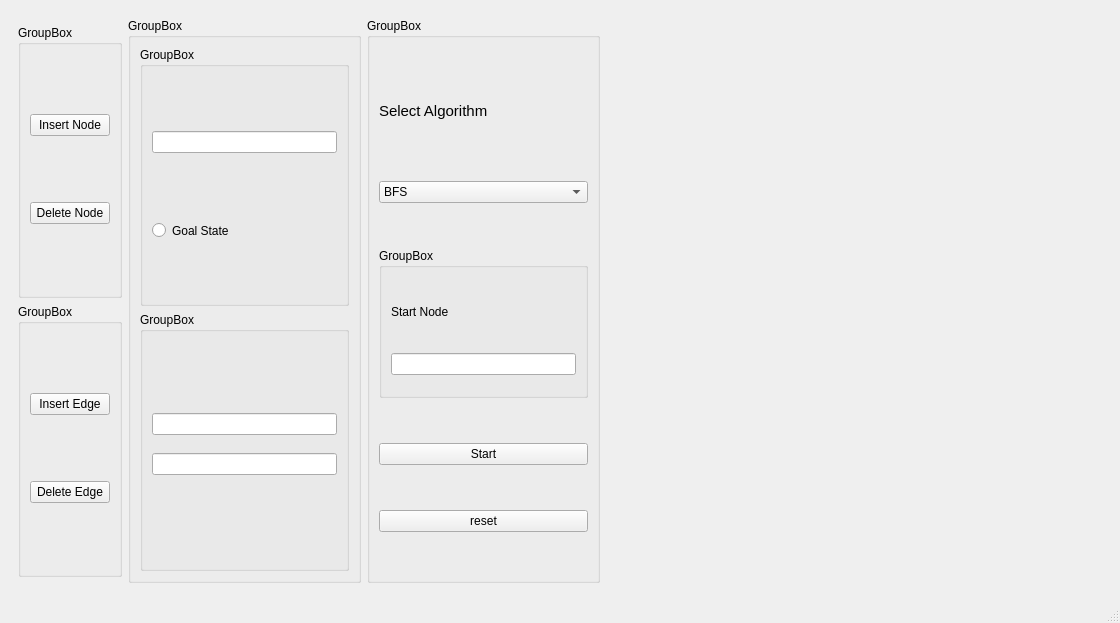
<?xml version="1.0" encoding="UTF-8"?>
<ui version="4.0">
 <class>MainWindow</class>
 <widget class="QMainWindow" name="MainWindow">
  <property name="geometry">
   <rect>
    <x>0</x>
    <y>0</y>
    <width>1120</width>
    <height>623</height>
   </rect>
  </property>
  <property name="windowTitle">
   <string>MainWindow</string>
  </property>
  <property name="styleSheet">
   <string notr="true"/>
  </property>
  <widget class="QWidget" name="centralwidget">
   <layout class="QHBoxLayout" name="horizontalLayout">
    <item>
     <widget class="QWidget" name="widget" native="true">
      <property name="maximumSize">
       <size>
        <width>600</width>
        <height>1200</height>
       </size>
      </property>
      <layout class="QHBoxLayout" name="horizontalLayout_2">
       <item>
        <layout class="QVBoxLayout" name="verticalLayout">
         <property name="leftMargin">
          <number>0</number>
         </property>
         <property name="topMargin">
          <number>7</number>
         </property>
         <property name="bottomMargin">
          <number>6</number>
         </property>
         <item>
          <widget class="QGroupBox" name="groupBox_4">
           <property name="styleSheet">
            <string notr="true">border-color: rgba(255, 255, 255, 0);</string>
           </property>
           <property name="title">
            <string>GroupBox</string>
           </property>
           <layout class="QVBoxLayout" name="verticalLayout_4">
            <item>
             <widget class="QPushButton" name="InsertNode">
              <property name="text">
               <string>Insert Node</string>
              </property>
             </widget>
            </item>
            <item>
             <widget class="QPushButton" name="DeleteNode">
              <property name="text">
               <string>Delete Node</string>
              </property>
             </widget>
            </item>
           </layout>
          </widget>
         </item>
         <item>
          <widget class="QGroupBox" name="groupBox_5">
           <property name="title">
            <string>GroupBox</string>
           </property>
           <layout class="QVBoxLayout" name="verticalLayout_5">
            <item>
             <widget class="QPushButton" name="InsertEdge">
              <property name="text">
               <string>Insert Edge</string>
              </property>
             </widget>
            </item>
            <item>
             <widget class="QPushButton" name="DeleteEdge">
              <property name="text">
               <string>Delete Edge</string>
              </property>
             </widget>
            </item>
           </layout>
          </widget>
         </item>
        </layout>
       </item>
       <item>
        <widget class="QGroupBox" name="groupBox">
         <property name="styleSheet">
          <string notr="true">border-color: rgba(255, 255, 255, 0);</string>
         </property>
         <property name="title">
          <string>GroupBox</string>
         </property>
         <layout class="QVBoxLayout" name="verticalLayout_2">
          <item>
           <widget class="QGroupBox" name="groupBox_2">
            <property name="title">
             <string>GroupBox</string>
            </property>
            <layout class="QVBoxLayout" name="verticalLayout_8">
             <property name="spacing">
              <number>6</number>
             </property>
             <property name="topMargin">
              <number>0</number>
             </property>
             <property name="rightMargin">
              <number>9</number>
             </property>
             <property name="bottomMargin">
              <number>0</number>
             </property>
             <item>
              <widget class="QLineEdit" name="InsertedNode"/>
             </item>
             <item>
              <widget class="QRadioButton" name="radioButton">
               <property name="text">
                <string>Goal State</string>
               </property>
              </widget>
             </item>
            </layout>
           </widget>
          </item>
          <item>
           <widget class="QGroupBox" name="groupBox_3">
            <property name="title">
             <string>GroupBox</string>
            </property>
            <layout class="QVBoxLayout" name="verticalLayout_3">
             <property name="spacing">
              <number>0</number>
             </property>
             <property name="topMargin">
              <number>63</number>
             </property>
             <property name="bottomMargin">
              <number>73</number>
             </property>
             <item>
              <widget class="QLineEdit" name="FromNode"/>
             </item>
             <item>
              <widget class="QLineEdit" name="ToNode"/>
             </item>
            </layout>
           </widget>
          </item>
         </layout>
        </widget>
       </item>
       <item>
        <widget class="QGroupBox" name="groupBox_6">
         <property name="minimumSize">
          <size>
           <width>210</width>
           <height>0</height>
          </size>
         </property>
         <property name="title">
          <string>GroupBox</string>
         </property>
         <property name="flat">
          <bool>true</bool>
         </property>
         <layout class="QVBoxLayout" name="verticalLayout_6">
          <item>
           <widget class="QLabel" name="label">
            <property name="maximumSize">
             <size>
              <width>16777215</width>
              <height>50</height>
             </size>
            </property>
            <property name="text">
             <string>&lt;html&gt;&lt;head/&gt;&lt;body&gt;&lt;p&gt;&lt;span style=&quot; font-size:11pt;&quot;&gt;Select Algorithm&lt;/span&gt;&lt;/p&gt;&lt;/body&gt;&lt;/html&gt;</string>
            </property>
            <property name="textFormat">
             <enum>Qt::AutoText</enum>
            </property>
           </widget>
          </item>
          <item>
           <widget class="QComboBox" name="comboBox">
            <item>
             <property name="text">
              <string>BFS</string>
             </property>
            </item>
            <item>
             <property name="text">
              <string>DFS</string>
             </property>
            </item>
            <item>
             <property name="text">
              <string>Uniformed Cost</string>
             </property>
            </item>
            <item>
             <property name="text">
              <string>Iterative Deepening</string>
             </property>
            </item>
           </widget>
          </item>
          <item>
           <widget class="QGroupBox" name="groupBox_7">
            <property name="maximumSize">
             <size>
              <width>16777215</width>
              <height>150</height>
             </size>
            </property>
            <property name="title">
             <string>GroupBox</string>
            </property>
            <layout class="QVBoxLayout" name="verticalLayout_7">
             <item>
              <widget class="QLabel" name="label_2">
               <property name="maximumSize">
                <size>
                 <width>16777215</width>
                 <height>50</height>
                </size>
               </property>
               <property name="text">
                <string>Start Node</string>
               </property>
              </widget>
             </item>
             <item>
              <widget class="QLineEdit" name="lineEdit">
               <property name="text">
                <string/>
               </property>
              </widget>
             </item>
            </layout>
           </widget>
          </item>
          <item>
           <widget class="QPushButton" name="pushButton_2">
            <property name="text">
             <string>Start</string>
            </property>
           </widget>
          </item>
          <item>
           <widget class="QPushButton" name="pushButton">
            <property name="text">
             <string>reset</string>
            </property>
           </widget>
          </item>
         </layout>
        </widget>
       </item>
      </layout>
     </widget>
    </item>
    <item>
     <widget class="QWidget" name="web" native="true">
      <property name="minimumSize">
       <size>
        <width>250</width>
        <height>0</height>
       </size>
      </property>
     </widget>
    </item>
   </layout>
  </widget>
  <widget class="QMenuBar" name="menubar">
   <property name="geometry">
    <rect>
     <x>0</x>
     <y>0</y>
     <width>1120</width>
     <height>21</height>
    </rect>
   </property>
  </widget>
  <widget class="QStatusBar" name="statusbar"/>
 </widget>
 <resources/>
 <connections/>
</ui>
